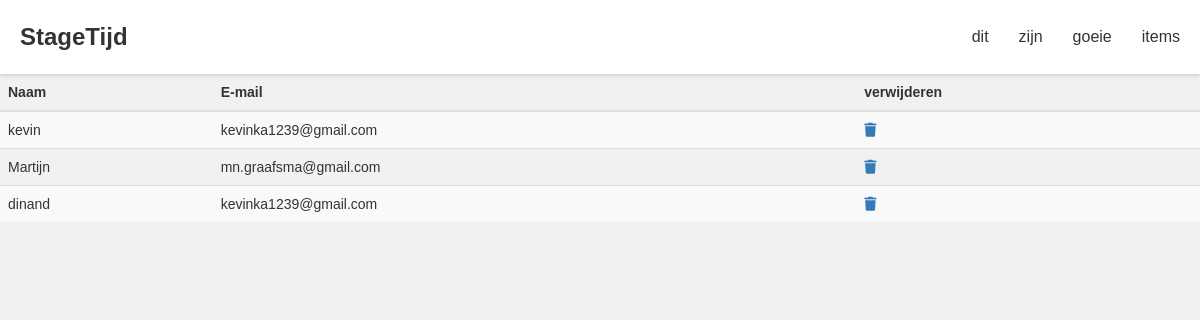
The app's page /Pages/docentenOverzicht.php, older data.
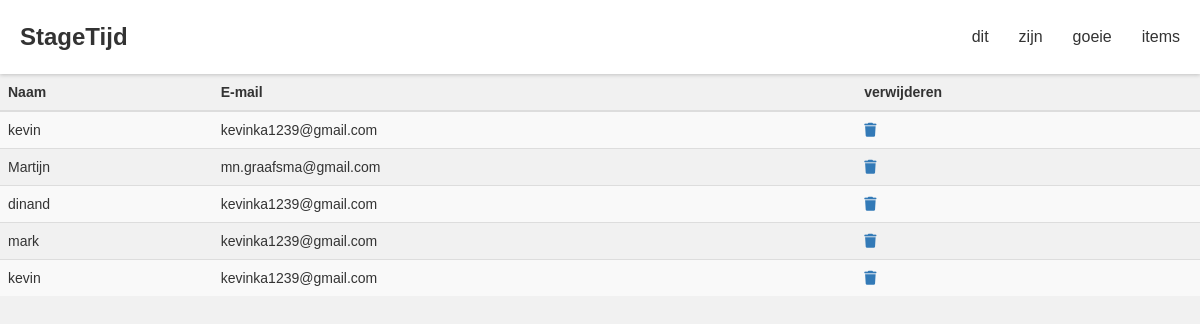
The same page, newer data.
### tables this page shows
CREATE TABLE `users` (
  `id` int(11) NOT NULL,
  `naam` varchar(50) NOT NULL,
  `email` varchar(50) NOT NULL,
  `wachtwoord` varchar(250) NOT NULL,
  `role` int(1) NOT NULL,
  `active` int(1) NOT NULL,
  `activationcode` text NOT NULL
);

### classes/DB.php (called while the page is built, shortened)
<?php
class DB
{
    private static PDO $pdo;
    public static function connect()
    {
        $host = "localhost";
        $username = "root";
        $password = "";
        $database = "stagetijd";
        try {
            self::$pdo = new PDO("mysql:host=$host;dbname=$database", $username, $password);
            self::$pdo->setAttribute(PDO::ATTR_ERRMODE, PDO::ERRMODE_EXCEPTION);
        } catch (PDOException $error) {
            $message = $error->getMessage();
        }
    }
    public static function select(string $table, array $data = []): array
    {
        $count = count($data);
        if ($count > 1) {
            $where = 'WHERE ';
            $teller = 1;
            foreach ($data as $k => $v) {
                if ($teller === $count) {
                    $where .= ' ' . $k . ' = "' . $v . '"';
                }
                else {
                    $where .= ' ' . $k . ' = "' . $v . '" AND';
                }
                $teller++;
            }
        } elseif ($count == 1) {
            $where = 'WHERE ';
            foreach ($data as $k => $v) {
                $where .= ' ' . $k . ' = "' . $v . '"';
            }
        }
            $query = "SELECT * FROM $table $where";
        $stmt = self::$pdo->prepare($query);
        $stmt->execute();
        return $stmt->fetchAll(PDO::FETCH_ASSOC);
    }
}

### Pages/docentenOverzicht.php (the view, shortened to what this page needs)
<?php
include "header.php";
$table = "users";
$data = [
    'role' => 1,
];
$result = DB::select($table, $data);
echo '
    <div class="table-responsive">
        <table class="table table-striped table-hover">
            <thead>
                <tr>
                    <th>Naam</th>
                    <th>E-mail</th>
                    <th>verwijderen</th>
                </tr>
            </thead>
            <tbody>
';
foreach ($result as $row) {
    $id = $row['id'];
    echo '
        <tr>
            <td>'.$row['naam'].'<input type="hidden" name="id[]" value="'.$row['id'].'"></td>
            <td>'.$row['email'].'</td>
            <td><a href="?userId='.$id.'"><i class="fa-solid fa-trash"></i></a></td>
        </tr>
    ';
}
echo '
            </tbody>
        </table>
    </div>
';
?>

### pages/header.php (shortened to what this page needs)
<!DOCTYPE html>
<html lang="en">
<head>
    <link rel="stylesheet" href="https://maxcdn.bootstrapcdn.com/bootstrap/3.4.1/css/bootstrap.min.css">
    <link rel="stylesheet" href="../Styles/style.css">
</head>
<body>
<header class="header">
  <div class="header-container">
    <a href="#" class="logo">StageTijd</a>
    <nav class="nav">
      <ul class="nav-list">
        <li class="nav-item"><a href="#">dit</a></li>
        <li class="nav-item"><a href="#">zijn</a></li>
        <li class="nav-item"><a href="#">goeie</a></li>
        <li class="nav-item"><a href="#">items</a></li>
      </ul>
    </nav>
  </div>
</header>
</body>
</html>

### Styles/style.css (style rules this page uses)
body { font-family: Arial, sans-serif; background-color: #f1f1f1; }
.header { top: 0; left: 0; width: 100%; background-color: #fff; box-shadow: 0 1px 4px rgba(0, 0, 0, 0.2); z-index: 100; }
.header-container { display: flex; justify-content: space-between; align-items: center; max-width: 1200px; margin: 0 auto; padding: 20px; }
.logo { font-size: 24px; font-weight: bold; color: #333; text-decoration: none; }
.nav { display: none; }
.nav-list { display: flex; justify-content: flex-end; list-style: none; margin: 0; padding: 0; }
.nav-item { margin-left: 30px; }
.nav-item:first-child { margin-left: 0; }
.nav-item a { font-size: 16px; color: #333; text-decoration: none; transition: color 0.2s ease-in-out; }
@media screen and (min-width: 768px) { .nav { display: flex; flex-grow: 1; justify-content: flex-end; } }
@media screen and (min-width: 768px) { .nav-list { margin: 0; padding: 0; } }
@media screen and (min-width: 768px) { .nav-item { margin-left: 30px; } }
@media screen and (min-width: 768px) { .nav-item:first-child { margin-left: 0; } }

Row changes from the older to the newer data that the page shows:
added users: naam "mark", email "kevinka1239@gmail.com"
added users: naam "kevin", email "kevinka1239@gmail.com"
